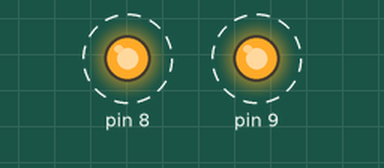
Bench run of a sketch on a simulated Arduino Uno, built with avr-gcc and run on an emulated ATmega328P. Shown: output pins drawn as LEDs (lit = HIGH). Dashed ring = blinking.

Above: at 0.2 s.
Timing chart, 0 to 3.0 s (numbered marks = the images above):
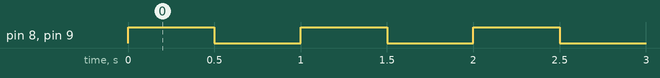

Measured:
- by itself, pin 8, pin 9: alternates HIGH for 0.50 s and LOW for 0.50 s

The sketch:

RGB-shanshuo.ino
```cpp
void setup() {
  // put your setup code here, to run once:
  pinMode(8,OUTPUT);
  pinMode(9,OUTPUT);
}

void loop() {
  // put your main code here, to run repeatedly:
  digitalWrite(8,HIGH);//打开灯光
  digitalWrite(9,HIGH);
  delay(500);
  digitalWrite(8,LOW);//关闭灯光
  digitalWrite(9,LOW);
  delay(500);
}
```
